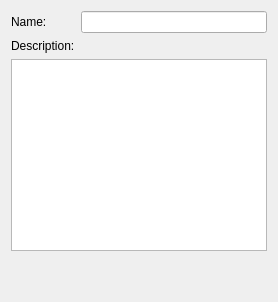
     <widget class="QWidget" name="tabText">
      <attribute name="title">
       <string>Text</string>
      </attribute>
      <layout class="QGridLayout" name="gridLayout_25">
       <item row="1" column="0">
        <widget class="QLabel" name="label_54">
         <property name="text">
          <string>Description:</string>
         </property>
         <property name="buddy">
          <cstring>description</cstring>
         </property>
        </widget>
       </item>
       <item row="0" column="0">
        <widget class="QLabel" name="label_53">
         <property name="text">
          <string>Name:</string>
         </property>
         <property name="buddy">
          <cstring>name</cstring>
         </property>
        </widget>
       </item>
       <item row="2" column="0" colspan="2">
        <widget class="QPlainTextEdit" name="description">
         <property name="whatsThis">
          <string>You can write a text description for this race. If the race is playable, this description will be shown to players in the character customization menus. If the race isn't playable and isn't ever meant to be — for example, races used for invisible, zero-size, zero-collision actors as part of scripting hacks — you can use this to stash development notes.</string>
         </property>
        </widget>
       </item>
       <item row="0" column="1">
        <widget class="QLineEdit" name="name">
         <property name="whatsThis">
          <string>The name of this race, as displayed in the character customization UI.</string>
         </property>
        </widget>
       </item>
       <item row="3" column="0" colspan="2">
        <spacer name="verticalSpacer_4">
         <property name="orientation">
          <enum>Qt::Vertical</enum>
         </property>
         <property name="sizeHint" stdset="0">
          <size>
           <width>20</width>
           <height>40</height>
          </size>
         </property>
        </spacer>
       </item>
      </layout>
     </widget>
